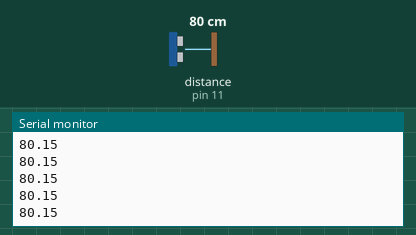
Recording of a sketch running on a simulated Arduino Uno, built with avr-gcc and run on an emulated ATmega328P. Parts: the last lines printed to the serial monitor. Wiring (inferred from the names in the program): ultrasonic range finder: trigger pin 12; echo pin 11. The test bench sets the inputs (shaded band); at power-on: distance to the obstacle (sensor on pin 11) 80 cm. The echo pulse lasts 58.3 µs per cm.

Above: at 1.2 s.
1.3 s: distance to the obstacle (sensor on pin 11) set to 2 cm
At 1.35 s:
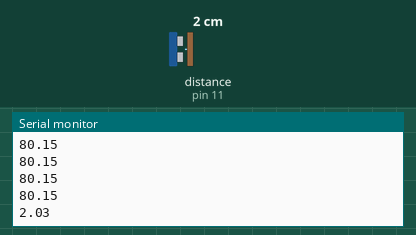
2.8 s: distance to the obstacle (sensor on pin 11) set to 4 cm
At 2.83 s:
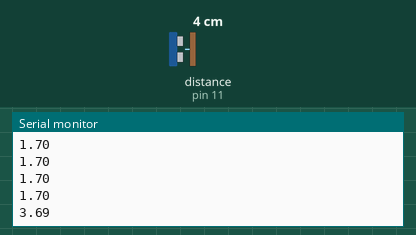
Timing chart, 0 to 5.8 s (numbered marks = the images above; inputs shaded):
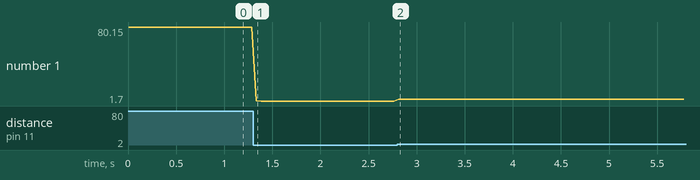

The sketch:

ultrasonic_sensor_sketch.ino
```cpp
// пины
#define HC_TRIG 12
#define HC_ECHO 11
void setup() {
  Serial.begin(9600);       // для связи
  pinMode(HC_TRIG, OUTPUT); // trig выход
  pinMode(HC_ECHO, INPUT);  // echo вход
}
void loop() {
  float dist = getDist();   // получаем расстояние
  Serial.println(dist);     // выводим
  delay(50);
}
// сделаем функцию для удобства
float getDist() {
  // импульс 10 мкс
  digitalWrite(HC_TRIG, HIGH);
  delayMicroseconds(10);
  digitalWrite(HC_TRIG, LOW);
  // измеряем время ответного импульса
  uint32_t us = pulseIn(HC_ECHO, HIGH);
  // считаем расстояние и возвращаем
  return (us / 58.2);
}
```

Measured:
- after the input at 1.3 s, the serial monitor: prints a new line at once (image 1)
- after the input at 2.8 s, the serial monitor: prints a new line at once (image 2)
- plotted number 1: 80.15 → 1.7 after the input at 1.3 s, 1.7 → 3.69 after the input at 2.8 s
